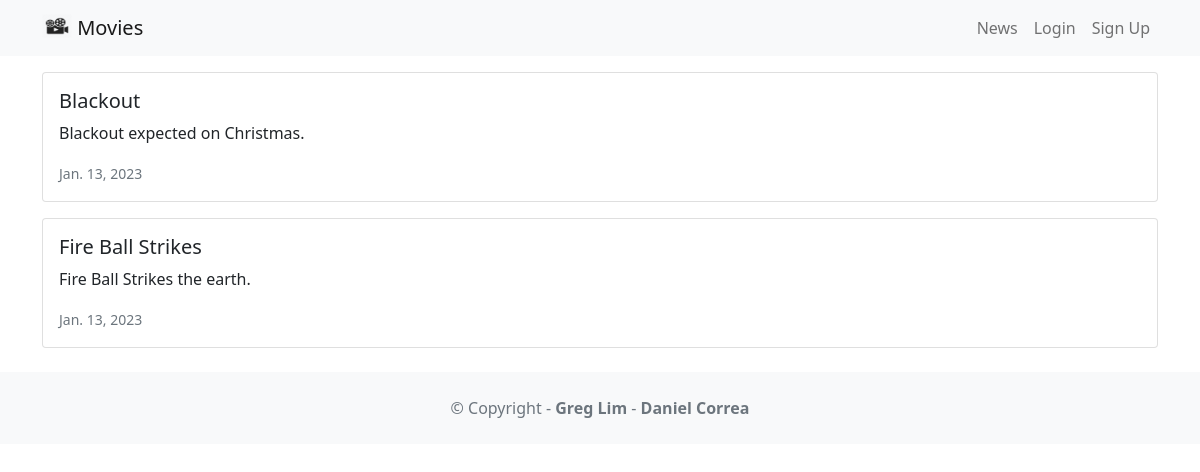
Page /news/ on the committed database.
### news/models.py (models this page shows, shortened)
class News(models.Model):
    headline = models.CharField(max_length=200)
    body = models.TextField()
    date = models.DateField()

### news/views.py (the view)
# urls.py: path('news/', include('news.urls')),
def news(request):
    newss = News.objects.all().order_by('-date')
    return render(request, 'news.html', {'newss':newss})

### news/templates/news.html
{% extends 'base.html' %}
{% block content %}
  {% for news in newss %}
  <div class="card mb-3">
    <div class="row g-0">
      <div>
        <div class="card-body">
          <h5 class="card-title">{{ news.headline }}</h5>
          <p class="card-text">{{ news.body }}</p>
          <p class="card-text"><small class="text-muted">
            {{ news.date }}
          </small></p>
        </div>
      </div>
    </div>
  </div>
  {% endfor %}
{% endblock content %}

### rows in the picture
News: headline "Blackout", body "Blackout expected on Christmas.", date "Jan. 13, 2023"
News: headline "Fire Ball Strikes", body "Fire Ball Strikes the earth.", date "Jan. 13, 2023"
